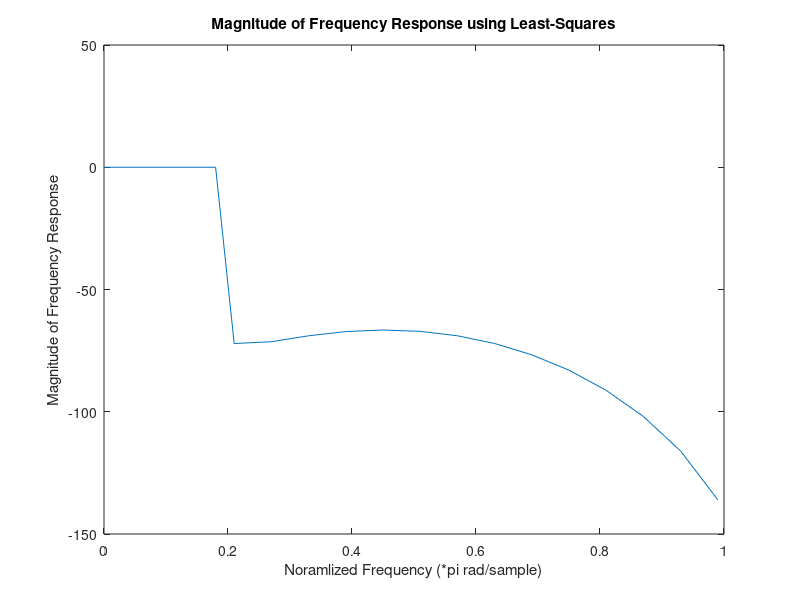

Recreate this plot in MATLAB. (Note: this script raises an error after producing the figure.)
wc= 0.19*pi ;
ws= 0.21 *pi;
w=[0:0.06*pi:wc,ws:0.06*pi:pi];

H=zeros(size(w));
H(w<=wc)=1;
a=0;
H(w>=ws)=a;

N=length(w);
A=zeros(N,N);
for i=1:1:N
    for j=1:1:N
        A(i,j)=exp(-complex(0,1)*w(i)*(j-1));
    end
end

A1=(A.')*A;
A2=(A1)\(A.');
h=A2*(H.');
n=[0:1:length(w)-1].';

y=zeros(size(w));
for w0=1:length(w)
e=exp(-complex(0,1)*w(w0)*n);
xe=h.*e;
y(w0)=sum(xe);
end

figure(1);
plot(w/pi, 20*log(abs(y))/log(10));
title("Magnitude of Frequency Response using Least-Squares");
xlabel("Noramlized Frequency (*pi rad/sample)");
ylabel("Magnitude of Frequency Response");

%Using MATLAB inbuilt function
b = firls(310,[0 0.19 0.21 1],[1 1 a a]);
fvtool(b,1,'OverlayedAnalysis','phase')


